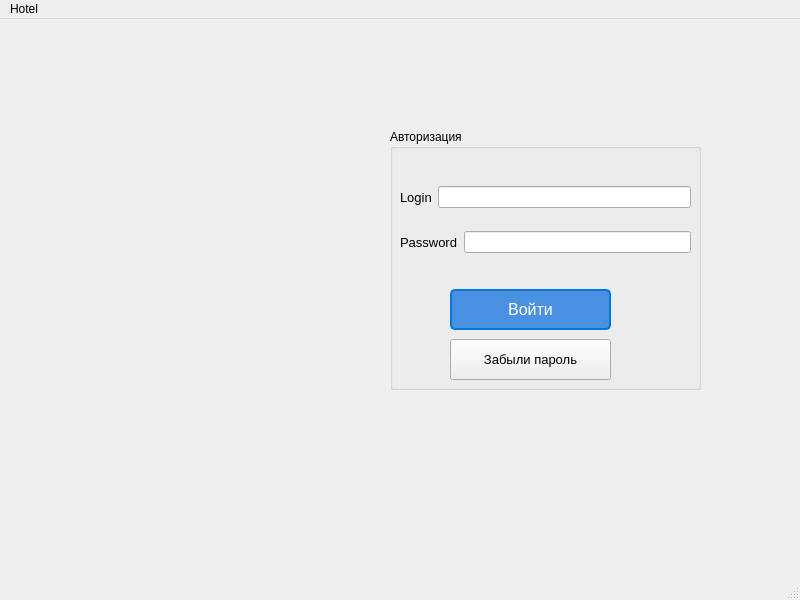
<?xml version="1.0" encoding="UTF-8"?>
<ui version="4.0">
 <class>MainWindow</class>
 <widget class="QMainWindow" name="MainWindow">
  <property name="geometry">
   <rect>
    <x>0</x>
    <y>0</y>
    <width>800</width>
    <height>600</height>
   </rect>
  </property>
  <property name="windowTitle">
   <string>MainWindow</string>
  </property>
  <widget class="QWidget" name="centralwidget">
   <widget class="QGroupBox" name="groupBox">
    <property name="geometry">
     <rect>
      <x>390</x>
      <y>110</y>
      <width>311</width>
      <height>261</height>
     </rect>
    </property>
    <property name="title">
     <string>Авторизация</string>
    </property>
    <widget class="QPushButton" name="pushButton">
     <property name="geometry">
      <rect>
       <x>60</x>
       <y>160</y>
       <width>161</width>
       <height>41</height>
      </rect>
     </property>
     <property name="font">
      <font>
       <pointsize>-1</pointsize>
      </font>
     </property>
     <property name="styleSheet">
      <string notr="true">QPushButton {
    background-color: #4a90e2; /* Синий цвет */
    border-style: solid;
    border-color: #0078d7; /* Цвет рамки */
    border-width: 2px;
    border-radius: 5px; /* Закругленные углы */
    color: white; /* Цвет текста */
    font-size: 16px; /* Размер текста */
    padding: 8px 16px; /* Отступы внутри кнопки */
}

QPushButton:hover {
    background-color: #357ae8; /* Измененный цвет при наведении */
    border-color: #0056b3; /* Измененный цвет рамки при наведении */
}

QPushButton:pressed {
    background-color: #2f5bb7; /* Измененный цвет при нажатии */
    border-color: #002d5a; /* Измененный цвет рамки при нажатии */
}</string>
     </property>
     <property name="text">
      <string>Войти</string>
     </property>
    </widget>
    <widget class="QPushButton" name="pushButton_2">
     <property name="geometry">
      <rect>
       <x>60</x>
       <y>210</y>
       <width>161</width>
       <height>41</height>
      </rect>
     </property>
     <property name="font">
      <font>
       <pointsize>10</pointsize>
      </font>
     </property>
     <property name="text">
      <string>Забыли пароль</string>
     </property>
    </widget>
    <widget class="QWidget" name="layoutWidget">
     <property name="geometry">
      <rect>
       <x>10</x>
       <y>40</y>
       <width>291</width>
       <height>101</height>
      </rect>
     </property>
     <layout class="QVBoxLayout" name="verticalLayout">
      <item>
       <layout class="QHBoxLayout" name="horizontalLayout">
        <item>
         <widget class="QLabel" name="label">
          <property name="font">
           <font>
            <pointsize>10</pointsize>
           </font>
          </property>
          <property name="text">
           <string>Login</string>
          </property>
         </widget>
        </item>
        <item>
         <widget class="QLineEdit" name="Login"/>
        </item>
       </layout>
      </item>
      <item>
       <layout class="QHBoxLayout" name="horizontalLayout_2">
        <item>
         <widget class="QLabel" name="label_2">
          <property name="font">
           <font>
            <pointsize>10</pointsize>
           </font>
          </property>
          <property name="text">
           <string>Password</string>
          </property>
         </widget>
        </item>
        <item>
         <widget class="QLineEdit" name="Password"/>
        </item>
       </layout>
      </item>
     </layout>
    </widget>
   </widget>
   <widget class="QLabel" name="img">
    <property name="geometry">
     <rect>
      <x>80</x>
      <y>120</y>
      <width>251</width>
      <height>251</height>
     </rect>
    </property>
    <property name="text">
     <string/>
    </property>
   </widget>
  </widget>
  <widget class="QMenuBar" name="menubar">
   <property name="geometry">
    <rect>
     <x>0</x>
     <y>0</y>
     <width>800</width>
     <height>26</height>
    </rect>
   </property>
   <widget class="QMenu" name="menuHotel">
    <property name="title">
     <string>Hotel</string>
    </property>
   </widget>
   <addaction name="menuHotel"/>
  </widget>
  <widget class="QStatusBar" name="statusbar"/>
 </widget>
 <resources/>
 <connections/>
</ui>
